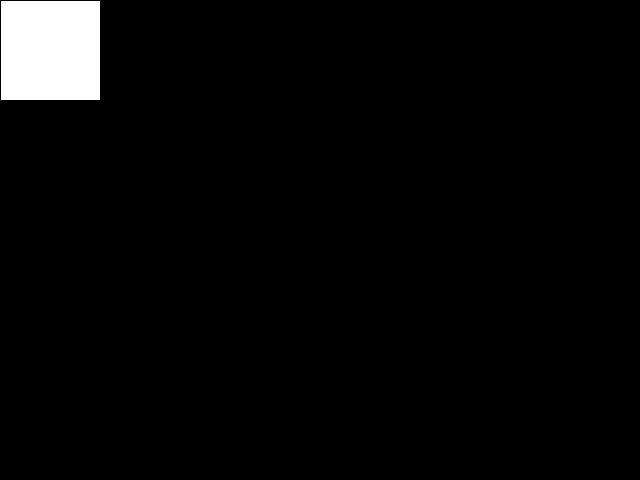
Frame 1 (no input)
Frame 60 (the mouse pressed at the canvas centre just before this capture): identical to frame 1, image omitted
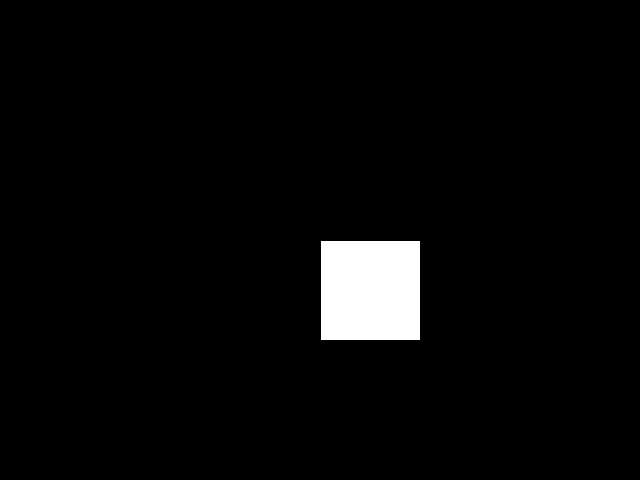
Frame 120 (the mouse held since frame 60 and released just before this capture)

The Processing sketch that drew these frames (run headless with seeded random() and noise(); from frame 60 on, the mouse is pressed at the canvas centre):

// Processing sketch: first
// ── first.pde
void setup(){
  
  size(640, 480); // set size of window
  
}

void draw() {
  
  background(0); // paints background
  rect(mouseX, mouseY, 100, 100);  // draws rectangle and follows mouse
  
}
